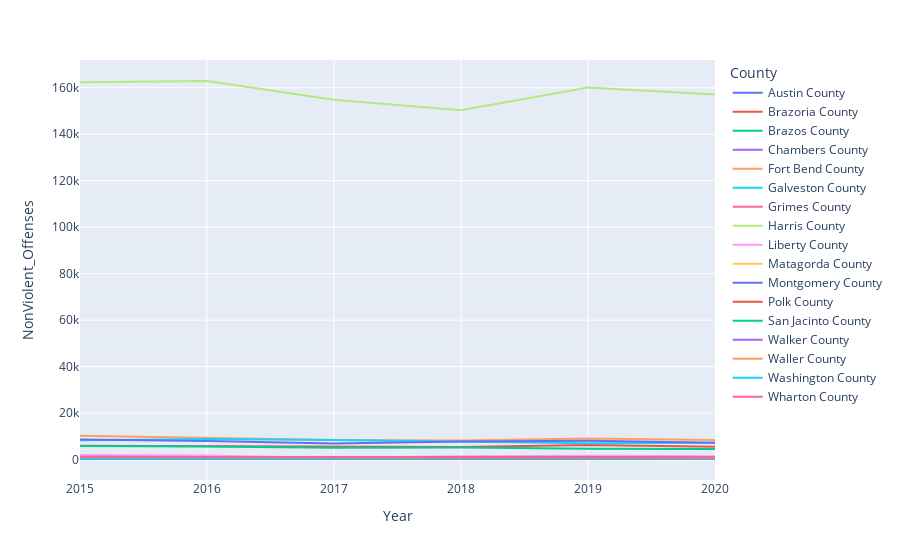

Notebook source saved alongside this figure:
### Code cell
# NonViolent crimes houston area over 5 years
fig = px.line(df, x="Year" , y="NonViolent_Offenses", color="County")
fig.show()

### Figure 1 — Plotly figure (JSON) as saved in the notebook; plotly's stock layout.template omitted (floating-point values rounded to 4 significant figures)
{"data": [{"hovertemplate": "County=Austin County<br>Year=%{x}<br>NonViolent_Offenses=%{y}<extra></extra>", "legendgroup": "Austin County", "line": {"color": "#636efa", "dash": "solid"}, "marker": {"symbol": "circle"}, "mode": "lines", "name": "Austin County", "orientation": "v", "showlegend": true, "type": "scatter", "x": [2015, 2016, 2017, 2018, 2019, 2020], "xaxis": "x", "y": [417, 406, 326, 249, 256, 236], "yaxis": "y"}, {"hovertemplate": "County=Brazoria County<br>Year=%{x}<br>NonViolent_Offenses=%{y}<extra></extra>", "legendgroup": "Brazoria County", "line": {"color": "#EF553B", "dash": "solid"}, "marker": {"symbol": "circle"}, "mode": "lines", "name": "Brazoria County", "orientation": "v", "showlegend": true, "type": "scatter", "x": [2015, 2016, 2017, 2018, 2019, 2020], "xaxis": "x", "y": [5983, 5843, 5428, 5431, 6233, 5515], "yaxis": "y"}, {"hovertemplate": "County=Brazos County<br>Year=%{x}<br>NonViolent_Offenses=%{y}<extra></extra>", "legendgroup": "Brazos County", "line": {"color": "#00cc96", "dash": "solid"}, "marker": {"symbol": "circle"}, "mode": "lines", "name": "Brazos County", "orientation": "v", "showlegend": true, "type": "scatter", "x": [2015, 2016, 2017, 2018, 2019, 2020], "xaxis": "x", "y": [5841, 5614, 5030, 5201, 4697, 4571], "yaxis": "y"}, {"hovertemplate": "County=Chambers County<br>Year=%{x}<br>NonViolent_Offenses=%{y}<extra></extra>", "legendgroup": "Chambers County", "line": {"color": "#ab63fa", "dash": "solid"}, "marker": {"symbol": "circle"}, "mode": "lines", "name": "Chambers County", "orientation": "v", "showlegend": true, "type": "scatter", "x": [2015, 2016, 2017, 2018, 2019, 2020], "xaxis": "x", "y": [847, 846, 715, 724, 779, 724], "yaxis": "y"}, {"hovertemplate": "County=Fort Bend County<br>Year=%{x}<br>NonViolent_Offenses=%{y}<extra></extra>", "legendgroup": "Fort Bend County", "line": {"color": "#FFA15A", "dash": "solid"}, "marker": {"symbol": "circle"}, "mode": "lines", "name": "Fort Bend County", "orientation": "v", "showlegend": true, "type": "scatter", "x": [2015, 2016, 2017, 2018, 2019, 2020], "xaxis": "x", "y": [10264, 9190, 8416, 8223, 9007, 8422], "yaxis": "y"}, {"hovertemplate": "County=Galveston County<br>Year=%{x}<br>NonViolent_Offenses=%{y}<extra></extra>", "legendgroup": "Galveston County", "line": {"color": "#19d3f3", "dash": "solid"}, "marker": {"symbol": "circle"}, "mode": "lines", "name": "Galveston County", "orientation": "v", "showlegend": true, "type": "scatter", "x": [2015, 2016, 2017, 2018, 2019, 2020], "xaxis": "x", "y": [8335, 8839, 8380, 7795, 7040, 7211], "yaxis": "y"}, {"hovertemplate": "County=Grimes County<br>Year=%{x}<br>NonViolent_Offenses=%{y}<extra></extra>", "legendgroup": "Grimes County", "line": {"color": "#FF6692", "dash": "solid"}, "marker": {"symbol": "circle"}, "mode": "lines", "name": "Grimes County", "orientation": "v", "showlegend": true, "type": "scatter", "x": [2015, 2016, 2017, 2018, 2019, 2020], "xaxis": "x", "y": [463, 461, 309, 290, 328, 337], "yaxis": "y"}, {"hovertemplate": "County=Harris County<br>Year=%{x}<br>NonViolent_Offenses=%{y}<extra></extra>", "legendgroup": "Harris County", "line": {"color": "#B6E880", "dash": "solid"}, "marker": {"symbol": "circle"}, "mode": "lines", "name": "Harris County", "orientation": "v", "showlegend": true, "type": "scatter", "x": [2015, 2016, 2017, 2018, 2019, 2020], "xaxis": "x", "y": [162411, 162905, 154812, 150312, 160084, 157068], "yaxis": "y"}, {"hovertemplate": "County=Liberty County<br>Year=%{x}<br>NonViolent_Offenses=%{y}<extra></extra>", "legendgroup": "Liberty County", "line": {"color": "#FF97FF", "dash": "solid"}, "marker": {"symbol": "circle"}, "mode": "lines", "name": "Liberty County", "orientation": "v", "showlegend": true, "type": "scatter", "x": [2015, 2016, 2017, 2018, 2019, 2020], "xaxis": "x", "y": [1918, 1699, 688, 1435, 1618, 1375], "yaxis": "y"}, {"hovertemplate": "County=Matagorda County<br>Year=%{x}<br>NonViolent_Offenses=%{y}<extra></extra>", "legendgroup": "Matagorda County", "line": {"color": "#FECB52", "dash": "solid"}, "marker": {"symbol": "circle"}, "mode": "lines", "name": "Matagorda County", "orientation": "v", "showlegend": true, "type": "scatter", "x": [2015, 2016, 2017, 2018, 2019, 2020], "xaxis": "x", "y": [1157, 1228, 1024, 1115, 1142, 973], "yaxis": "y"}, {"hovertemplate": "County=Montgomery County<br>Year=%{x}<br>NonViolent_Offenses=%{y}<extra></extra>", "legendgroup": "Montgomery County", "line": {"color": "#636efa", "dash": "solid"}, "marker": {"symbol": "circle"}, "mode": "lines", "name": "Montgomery County", "orientation": "v", "showlegend": true, "type": "scatter", "x": [2015, 2016, 2017, 2018, 2019, 2020], "xaxis": "x", "y": [8635, 8008, 6858, 7725, 8051, 7280], "yaxis": "y"}, {"hovertemplate": "County=Polk County<br>Year=%{x}<br>NonViolent_Offenses=%{y}<extra></extra>", "legendgroup": "Polk County", "line": {"color": "#EF553B", "dash": "solid"}, "marker": {"symbol": "circle"}, "mode": "lines", "name": "Polk County", "orientation": "v", "showlegend": true, "type": "scatter", "x": [2015, 2016, 2017, 2018, 2019, 2020], "xaxis": "x", "y": [801, 897, 840, 831, 1060, 861], "yaxis": "y"}, {"hovertemplate": "County=San Jacinto County<br>Year=%{x}<br>NonViolent_Offenses=%{y}<extra></extra>", "legendgroup": "San Jacinto County", "line": {"color": "#00cc96", "dash": "solid"}, "marker": {"symbol": "circle"}, "mode": "lines", "name": "San Jacinto County", "orientation": "v", "showlegend": true, "type": "scatter", "x": [2015, 2016, 2017, 2018, 2019, 2020], "xaxis": "x", "y": [466, 362, 466, 360, 330, 711], "yaxis": "y"}, {"hovertemplate": "County=Walker County<br>Year=%{x}<br>NonViolent_Offenses=%{y}<extra></extra>", "legendgroup": "Walker County", "line": {"color": "#ab63fa", "dash": "solid"}, "marker": {"symbol": "circle"}, "mode": "lines", "name": "Walker County", "orientation": "v", "showlegend": true, "type": "scatter", "x": [2015, 2016, 2017, 2018, 2019, 2020], "xaxis": "x", "y": [1177, 1026, 886, 883, 910, 860], "yaxis": "y"}, {"hovertemplate": "County=Waller County<br>Year=%{x}<br>NonViolent_Offenses=%{y}<extra></extra>", "legendgroup": "Waller County", "line": {"color": "#FFA15A", "dash": "solid"}, "marker": {"symbol": "circle"}, "mode": "lines", "name": "Waller County", "orientation": "v", "showlegend": true, "type": "scatter", "x": [2015, 2016, 2017, 2018, 2019, 2020], "xaxis": "x", "y": [727, 701, 667, 782, 695, 648], "yaxis": "y"}, {"hovertemplate": "County=Washington County<br>Year=%{x}<br>NonViolent_Offenses=%{y}<extra></extra>", "legendgroup": "Washington County", "line": {"color": "#19d3f3", "dash": "solid"}, "marker": {"symbol": "circle"}, "mode": "lines", "name": "Washington County", "orientation": "v", "showlegend": true, "type": "scatter", "x": [2015, 2016, 2017, 2018, 2019, 2020], "xaxis": "x", "y": [534, 521, 439, 457, 501, 409], "yaxis": "y"}, {"hovertemplate": "County=Wharton County<br>Year=%{x}<br>NonViolent_Offenses=%{y}<extra></extra>", "legendgroup": "Wharton County", "line": {"color": "#FF6692", "dash": "solid"}, "marker": {"symbol": "circle"}, "mode": "lines", "name": "Wharton County", "orientation": "v", "showlegend": true, "type": "scatter", "x": [2015, 2016, 2017, 2018, 2019, 2020], "xaxis": "x", "y": [1082, 1095, 918, 729, 797, 804], "yaxis": "y"}], "layout": {"legend": {"title": {"text": "County"}, "tracegroupgap": 0}, "margin": {"t": 60}, "xaxis": {"anchor": "y", "domain": [0, 1], "title": {"text": "Year"}}, "yaxis": {"anchor": "x", "domain": [0, 1], "title": {"text": "NonViolent_Offenses"}}}}
